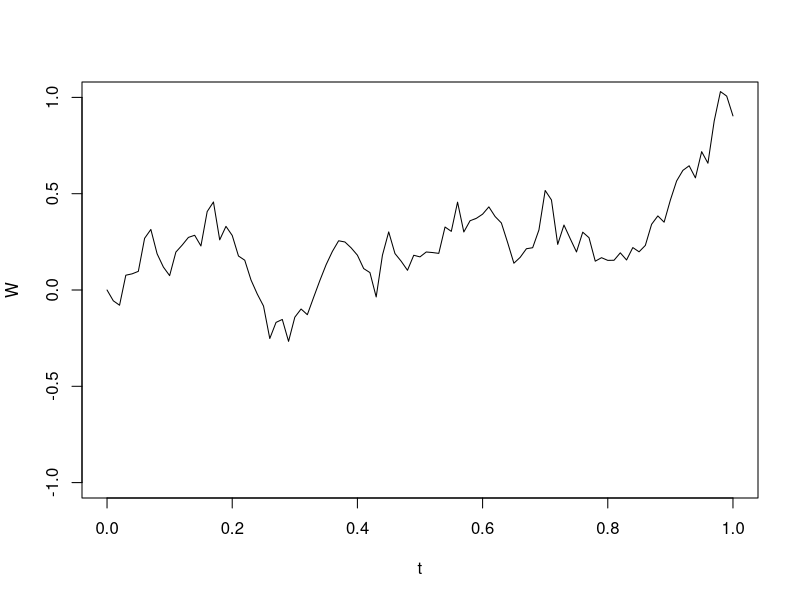
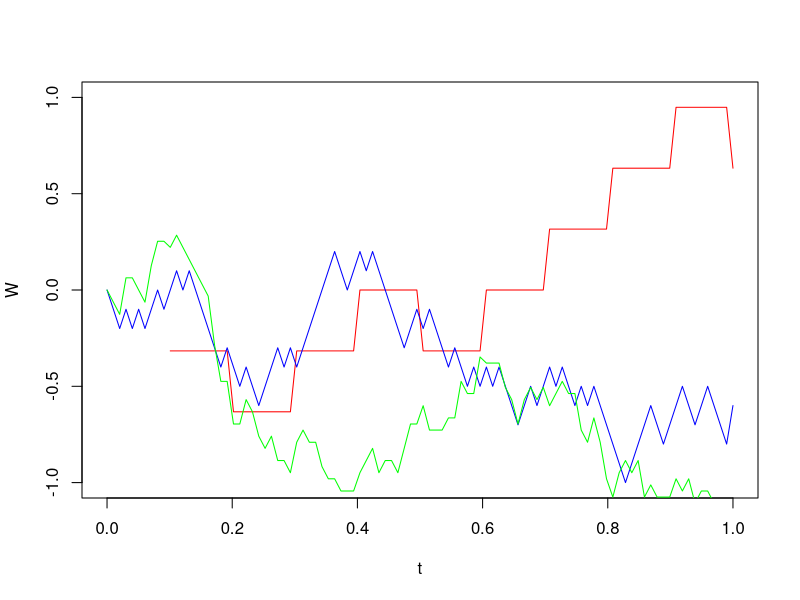
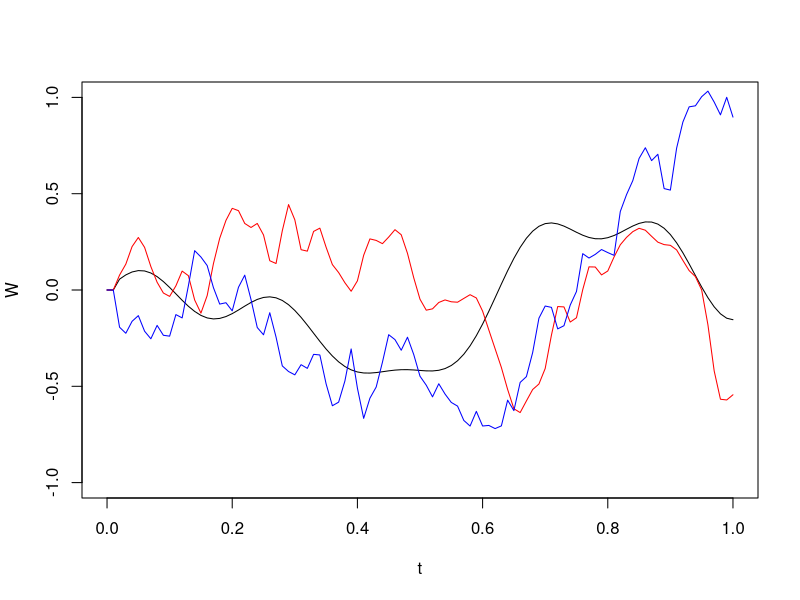

Write R code to recreate these figures, in order.
#' ---
#' title: "Wiener process generating"
#' author: "Vitaliy Pozdnyakov"
#' date: "January 2020"
#' output: pdf_document
#' ---

#' # By definition
#' $$W(t + \Delta t) = W(t) + z\sqrt{\Delta t}$$
#' where $z$ is a realization from $Z \sim N(0, 1)$

set.seed(123)
N <- 100
T <- 1
Delta <- T/N
W <- numeric(N+1)
t <- seq(0,T, length=N+1)
for(i in 2:(N+1))
  W[i] <- W[i-1] + rnorm(1) * sqrt(Delta)
plot(t,W, type="l", ylim=c(-1,1))

#' # As the limit of a random walk
#' $$W(t) = \frac{S_{[nt]}}{\sqrt n}$$
#' where
#' $$S_n = X_1 + \dots + X_n$$
set.seed(1)
n <- 10
T <- 1
t <- seq(0, 1, length=100)
S <- cumsum(2*(runif(n)>0.5)-1)
W <- numeric(100)
for(i in (2:100))
  W[i] <- ifelse(t[i]*n > 0, S[t[i]*n] / sqrt(n), 0)
palette(rainbow(6))
plot(t, W, type = "l", ylim = c(-1, 1), col=palette()[1])

n <- 100
S <- cumsum(2*(runif(n)>0.5)-1)
W <- numeric(100)
for(i in (2:100))
  W[i] <- ifelse(t[i]*n > 0, S[t[i]*n] / sqrt(n), 0)
lines(t, W, col=palette()[5])

n <- 1000
S <- cumsum(2*(runif(n)>0.5)-1)
W <- numeric(100)
for(i in (2:100))
  W[i] <- ifelse(t[i]*n > 0, S[t[i]*n] / sqrt(n), 0)
lines(t, W, col=palette()[3])

#' # As $L^2$ expansion
#' $$W(t) = \sum_{i=0}^{+\infty} Z_i(\omega)\phi_i(t), 0 \leq t \leq T$$
#' where 
#' $$\phi_i(t) = \frac{2\sqrt{2T}}{(2i+1)\pi} \sin{\frac{(2i+1)\pi t}{2T}}$$
set.seed(2)
phi <- function(i, t, T){
  (2*sqrt(2*T))/((2*i+1)*pi) * sin(((2*i+1)*pi*t)/(2*T))
}
T <- 1
N <- 100
t <- seq(0, T, length = N+1)
W <- numeric(N+1)
n <- 10
Z <- rnorm(n)
for(i in (2:N+1))
  W[i] <- sum(Z*sapply(1:n, function(x) phi(x, t[i], T)))
plot(t, W, type = "l", col = 'black', ylim=c(-1,1))

n <- 50
Z <- rnorm(n)
for(i in (2:N+1))
  W[i] <- sum(Z*sapply(1:n, function(x) phi(x, t[i], T)))
lines(t, W, col = 'red')

n <- 100
Z <- rnorm(n)
for(i in (2:N+1))
  W[i] <- sum(Z*sapply(1:n, function(x) phi(x, t[i], T)))
lines(t, W, col = 'blue')

